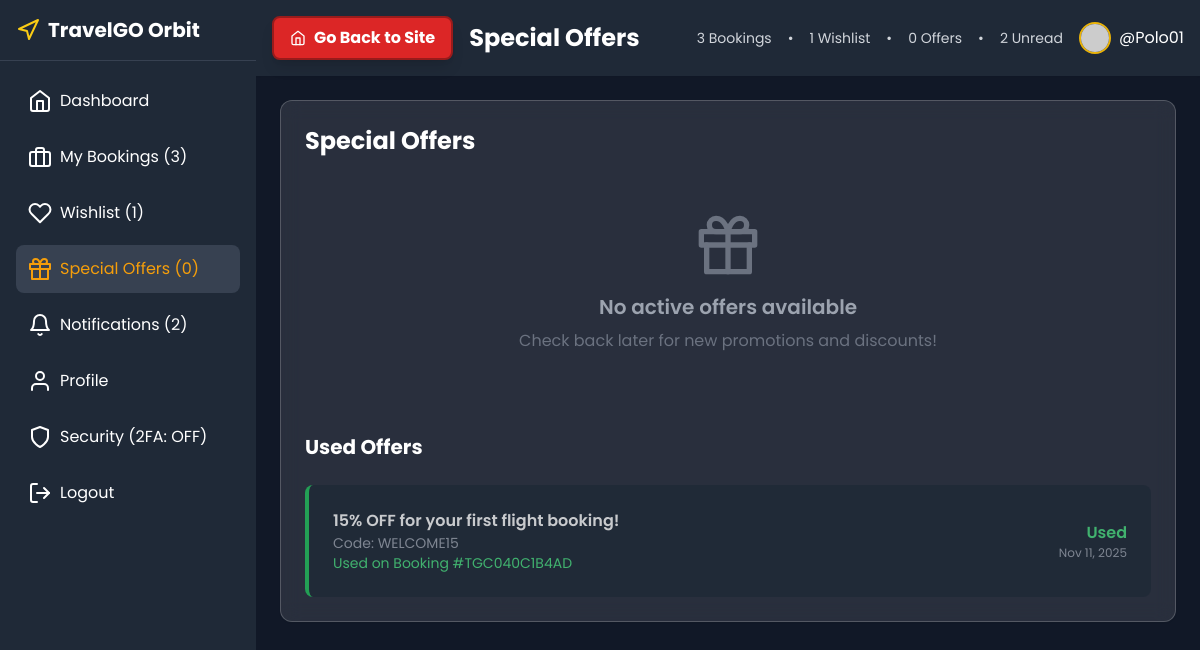
Page /dashboard.php?view=offers (signed in) on the committed database.
### tables this page shows
CREATE TABLE `user_offers` (
  `id` int(11) NOT NULL,
  `user_id` int(11) NOT NULL,
  `offer_code` varchar(50) NOT NULL,
  `offer_type` enum('first_flight_discount','seasonal','promotional') NOT NULL,
  `discount_percent` decimal(5,2) NOT NULL,
  `discount_amount` decimal(10,2) DEFAULT NULL,
  `minimum_amount` decimal(10,2) DEFAULT 0.00,
  `max_discount` decimal(10,2) DEFAULT NULL,
  `valid_from` datetime NOT NULL,
  `valid_until` datetime NOT NULL,
  `is_used` tinyint(1) DEFAULT 0,
  `is_claimed` tinyint(1) DEFAULT 0,
  `used_at` datetime DEFAULT NULL,
  `booking_id` int(11) DEFAULT NULL,
  `created_at` timestamp NOT NULL DEFAULT current_timestamp()
);

CREATE TABLE `coupons` (
  `id` int(11) NOT NULL,
  `code` varchar(50) NOT NULL,
  `description` varchar(255) NOT NULL,
  `discount_type` enum('percentage','fixed') NOT NULL,
  `discount_value` decimal(10,2) NOT NULL,
  `min_amount` decimal(10,2) DEFAULT 0.00,
  `max_discount` decimal(10,2) DEFAULT NULL,
  `valid_from` datetime NOT NULL,
  `valid_until` datetime NOT NULL,
  `usage_limit` int(11) DEFAULT NULL,
  `used_count` int(11) DEFAULT 0,
  `for_new_users` tinyint(1) DEFAULT 0,
  `is_active` tinyint(1) DEFAULT 1,
  `created_at` timestamp NOT NULL DEFAULT current_timestamp()
);

CREATE TABLE `bookings` (
  `id` int(11) NOT NULL,
  `user_id` int(11) DEFAULT NULL,
  `booking_reference` varchar(20) NOT NULL,
  `flight_type` enum('one_way','round_trip') NOT NULL,
  `flight_id` int(11) DEFAULT NULL,
  `flight_details` text DEFAULT NULL,
  `selected_seats` text DEFAULT NULL,
  `seat_charges` decimal(10,2) DEFAULT 0.00,
  `passenger_info` text DEFAULT NULL,
  `billing_address` text DEFAULT NULL,
  `payment_method` varchar(50) DEFAULT NULL,
  `total_amount` decimal(10,2) NOT NULL,
  `status` enum('pending','confirmed','cancelled') DEFAULT 'pending',
  `created_at` timestamp NOT NULL DEFAULT current_timestamp(),
  `updated_at` timestamp NOT NULL DEFAULT current_timestamp() ON UPDATE current_timestamp(),
  `coupon_code` varchar(50) DEFAULT NULL,
  `discount_amount` decimal(10,2) DEFAULT 0.00
);

### dashboard.php (the view, shortened to what the rows shown need)
<?php
require 'connection.php';
$bookingsCount = 0;
$wishlistCount = 0;
try {
    $bookingsStmt = $pdo->prepare("SELECT COUNT(*) as count FROM bookings WHERE user_id = ?");
    $bookingsStmt->execute([$_SESSION['user_id']]);
    $bookingsResult = $bookingsStmt->fetch();
    $bookingsCount = $bookingsResult ? $bookingsResult['count'] : 0;
    $wishlistStmt = $pdo->prepare("SELECT COUNT(*) as count FROM user_wishlist WHERE user_id = ?");
    $wishlistStmt->execute([$_SESSION['user_id']]);
    $wishlistResult = $wishlistStmt->fetch();
    $wishlistCount = $wishlistResult ? $wishlistResult['count'] : 0;
} catch (Exception $e) {
    error_log("Dashboard stats error: " . $e->getMessage());
}
$userOffers = [];
$availableOffersCount = 0;
try {
    $offersStmt = $pdo->prepare("
        SELECT uo.*, c.code, c.description, c.discount_type, c.discount_value, c.min_amount, c.max_discount
        FROM user_offers uo
        JOIN coupons c ON uo.offer_code = c.code
        WHERE uo.user_id = ? AND uo.is_used = 0 AND uo.valid_until > NOW()
    ");
    $offersStmt->execute([$_SESSION['user_id']]);
    $userOffers = $offersStmt->fetchAll();
    $availableOffersCount = count($userOffers);
} catch (Exception $e) {
    error_log("Dashboard offers error: " . $e->getMessage());
}
$current_view = $_GET['view'] ?? 'dashboard';
$bookingsStmt = $pdo->prepare("
    SELECT b.*,
           t.transaction_id,
           t.status as payment_status,
           JSON_EXTRACT(b.flight_details, '$.flight_data.airline_name') as airline_name,
           JSON_EXTRACT(b.flight_details, '$.flight_data.flight_number') as flight_number,
           JSON_EXTRACT(b.flight_details, '$.flight_data.origin') as origin,
           JSON_EXTRACT(b.flight_details, '$.flight_data.destination') as destination,
           JSON_EXTRACT(b.flight_details, '$.selected_seats') as selected_seats_json,
           b.selected_seats as selected_seats_column,
           JSON_EXTRACT(b.flight_details, '$.flight_data.departure_date') as departure_date,
           JSON_EXTRACT(b.flight_details, '$.flight_data.return_date') as return_date,
           b.created_at as booking_date
    FROM bookings b
    LEFT JOIN transactions t ON b.id = t.booking_id
    WHERE b.user_id = ?
    ORDER BY b.created_at DESC
    LIMIT 10
");
$bookingsStmt->execute([$_SESSION['user_id']]);
$bookings = $bookingsStmt->fetchAll();
?>
<!DOCTYPE html>
<html lang="en">
<head>
    <link rel="stylesheet" href="https://cdnjs.cloudflare.com/ajax/libs/cropperjs/1.5.13/cropper.min.css">
    <script src="https://cdn.tailwindcss.com"></script>
</head>
<body>
    <div class="flex h-screen">
        <div class="flex-1 overflow-auto bg-gray-900">
            <header class="bg-gray-800 shadow-sm p-4 flex justify-between items-center">
                <div class="flex items-center">
                    <h1 class="text-2xl font-bold text-white">
                        <?php
                        switch ($current_view) {
                            case 'offers':
                                echo 'Special Offers';
                                break;
                        }
                        ?>
                    </h1>
                </div>
            </header>
            <main class="p-6">
                <?php if ($current_view === 'dashboard'): ?>
                    <div class="grid grid-cols-1 md:grid-cols-3 gap-6 mb-6">
                        <div class="card-dark p-6 rounded-xl shadow-sm">
                            <div class="flex items-center justify-between">
                                <div>
                                    <p class="text-gray-300">Upcoming Trips</p>
                                    <h3 class="text-2xl font-bold text-white"><?= $bookingsCount ?></h3>
                                </div>
                                <div class="p-3 rounded-full bg-blue-900 text-blue-300">
                                    <i data-feather="calendar"></i>
                                </div>
                            </div>
                        </div>
                        <div class="card-dark p-6 rounded-xl shadow-sm">
                            <div class="flex items-center justify-between">
                                <div>
                                    <p class="text-gray-300">Wishlist Items</p>
                                    <h3 class="text-2xl font-bold text-white"><?= $wishlistCount ?></h3>
                                </div>
                                <div class="p-3 rounded-full bg-green-900 text-green-300">
                                    <i data-feather="heart"></i>
                                </div>
                            </div>
                        </div>
                        <div class="card-dark p-6 rounded-xl shadow-sm">
                            <div class="flex items-center justify-between">
                                <div>
                                    <p class="text-gray-300">Available Offers</p>
                                    <h3 class="text-2xl font-bold text-white"><?= $availableOffersCount ?></h3>
                                </div>
                                <div class="p-3 rounded-full bg-yellow-900 text-yellow-300">
                                    <i data-feather="gift"></i>
                                </div>
                            </div>
                        </div>
                    </div>
                    <div class="card-dark p-6 rounded-xl shadow-sm mb-6">
                        <h2 class="text-xl font-bold text-white mb-4">Quick Actions</h2>
                        <div class="grid grid-cols-1 md:grid-cols-2 lg:grid-cols-4 gap-4">
                            <a href="index.php" class="bg-blue-900 hover:bg-blue-800 p-4 rounded-lg text-center transition-colors">
                                <i data-feather="plane" class="w-8 h-8 text-blue-300 mx-auto mb-2"></i>
                                <span class="font-medium text-white">Book Flights</span>
                            </a>
                            <a href="dashboard.php?view=wishlist" class="bg-green-900 hover:bg-green-800 p-4 rounded-lg text-center transition-colors">
                                <i data-feather="heart" class="w-8 h-8 text-green-300 mx-auto mb-2"></i>
                                <span class="font-medium text-white">My Wishlist</span>
                            </a>
                            <a href="dashboard.php?view=offers" class="bg-purple-900 hover:bg-purple-800 p-4 rounded-lg text-center transition-colors">
                                <i data-feather="gift" class="w-8 h-8 text-purple-300 mx-auto mb-2"></i>
                                <span class="font-medium text-white">Special Offers</span>
                            </a>
                            <a href="dashboard.php?view=profile" class="bg-indigo-900 hover:bg-indigo-800 p-4 rounded-lg text-center transition-colors">
                                <i data-feather="user" class="w-8 h-8 text-indigo-300 mx-auto mb-2"></i>
                                <span class="font-medium text-white">My Profile</span>
                            </a>
                        </div>
                    </div>
                    <div class="grid grid-cols-1 lg:grid-cols-2 gap-6">
                        <div class="card-dark p-6 rounded-xl shadow-sm">
                            <h2 class="text-xl font-bold text-white mb-4">Recent Bookings</h2>
                            <?php if (empty($bookings)): ?>
                                <p class="text-gray-400 text-center py-4">No bookings yet. <a href="index.php" class="text-blue-400 hover:text-blue-300">Book your first flight!</a></p>
                            <?php else: ?>
                                <div class="space-y-4">
                                    <?php foreach (array_slice($bookings, 0, 3) as $booking): ?>
                                        <div class="flex justify-between items-center p-4 bg-gray-800 rounded-lg">
                                            <div>
                                                <h3 class="font-semibold text-white">Booking #<?= htmlspecialchars($booking['booking_reference']) ?></h3>
                                                <p class="text-sm text-gray-400"><?= $booking['airline_name'] ?> • <?= htmlspecialchars($booking['origin']) ?> to <?= htmlspecialchars($booking['destination']) ?></p>
                                                <p class="text-sm text-gray-400">Status: <?= ucfirst($booking['status']) ?></p>
                                            </div>
                                            <span class="px-3 py-1 bg-blue-900 text-blue-300 rounded-full text-sm">
                                                HKD $<?= number_format($booking['total_amount'], 2) ?>
                                            </span>
                                        </div>
                                    <?php endforeach; ?>
                                </div>
                                <?php if (count($bookings) > 3): ?>
                                    <div class="mt-4 text-center">
                                        <a href="dashboard.php?view=bookings" class="text-blue-400 hover:text-blue-300 text-sm">View all bookings</a>
                                    </div>
                                <?php endif; ?>
                            <?php endif; ?>
                        </div>
                        <div class="card-dark p-6 rounded-xl shadow-sm">
                            <h2 class="text-xl font-bold text-white mb-4">Available Offers</h2>
                            <?php if (empty($userOffers)): ?>
                                <p class="text-gray-400 text-center py-4">No active offers available.</p>
                            <?php else: ?>
                                <div class="space-y-3">
                                    <?php foreach (array_slice($userOffers, 0, 2) as $offer): ?>
                                        <div class="p-3 bg-gray-800 rounded-lg border-l-4 border-yellow-500">
                                            <div class="flex justify-between items-center">
                                                <div>
                                                    <h3 class="font-semibold text-white"><?= htmlspecialchars($offer['description']) ?></h3>
                                                    <p class="text-sm text-yellow-400">Code: <?= htmlspecialchars($offer['code']) ?></p>
                                                </div>
                                                <span class="px-2 py-1 bg-yellow-500 text-blue-900 rounded text-xs font-bold">
                                                    <?= $offer['discount_percent'] ?>% OFF
                                                </span>
                                            </div>
                                        </div>
                                    <?php endforeach; ?>
                                </div>
                                <?php if (count($userOffers) > 2): ?>
                                    <div class="mt-4 text-center">
                                        <a href="dashboard.php?view=offers" class="text-blue-400 hover:text-blue-300 text-sm">View all offers</a>
                                    </div>
                                <?php endif; ?>
                            <?php endif; ?>
                        </div>
                    </div>
                <?php elseif ($current_view === 'offers'): ?>
                    <div class="w-full">
                        <div class="card-dark p-6 rounded-xl shadow-sm">
                            <h2 class="text-2xl font-bold text-white mb-6">Special Offers</h2>
                            <?php
                            $usedOffersStmt = $pdo->prepare("
                                SELECT uo.*, c.code, c.description, c.discount_type, c.discount_value,
                                       b.booking_reference, b.total_amount, uo.used_at
                                FROM user_offers uo
                                JOIN coupons c ON uo.offer_code = c.code
                                LEFT JOIN bookings b ON uo.booking_id = b.id
                                WHERE uo.user_id = ? AND uo.is_used = 1
                                ORDER BY uo.used_at DESC
                            ");
                            $usedOffersStmt->execute([$_SESSION['user_id']]);
                            $usedOffers = $usedOffersStmt->fetchAll();
                            ?>
                            <?php if (!empty($usedOffers)): ?>
                                <div class="mt-12">
                                    <div class="space-y-4">
                                        <?php foreach ($usedOffers as $usedOffer): ?>
                                            <div class="bg-gray-800 rounded-lg p-6 border-l-4 border-green-500 opacity-75">
                                                <div class="flex justify-between items-center">
                                                    <div>
                                                        <h4 class="font-semibold text-white"><?= htmlspecialchars($usedOffer['description']) ?></h4>
                                                        <p class="text-sm text-gray-400">Code: <?= htmlspecialchars($usedOffer['code']) ?></p>
                                                        <?php if ($usedOffer['booking_reference']): ?>
                                                            <p class="text-sm text-green-400">Used on Booking #<?= htmlspecialchars($usedOffer['booking_reference']) ?></p>
                                                        <?php endif; ?>
                                                    </div>
                                                    <div class="text-right">
                                                        <p class="text-green-400 font-semibold">Used</p>
                                                        <p class="text-xs text-gray-400"><?= date('M j, Y', strtotime($usedOffer['used_at'])) ?></p>
                                                    </div>
                                                </div>
                                            </div>
                                        <?php endforeach; ?>
                                    </div>
                                </div>
                            <?php endif; ?>
                        </div>
                    </div>
                <?php endif; ?>
            </main>
        </div>
    </div>
</body>
</html>

### rows in the picture
user_offers: coupons.description "15% OFF for your first flight booking!", coupons.code "WELCOME15", booking.booking_reference "TGC040C1B4AD", used_at "Nov 11, 2025"

### other values in the picture
$bookingsCount "3"
$wishlistCount "1"
$availableOffersCount "0"
$unreadNotifications "2"
$_SESSION['username'] "Polo01"
